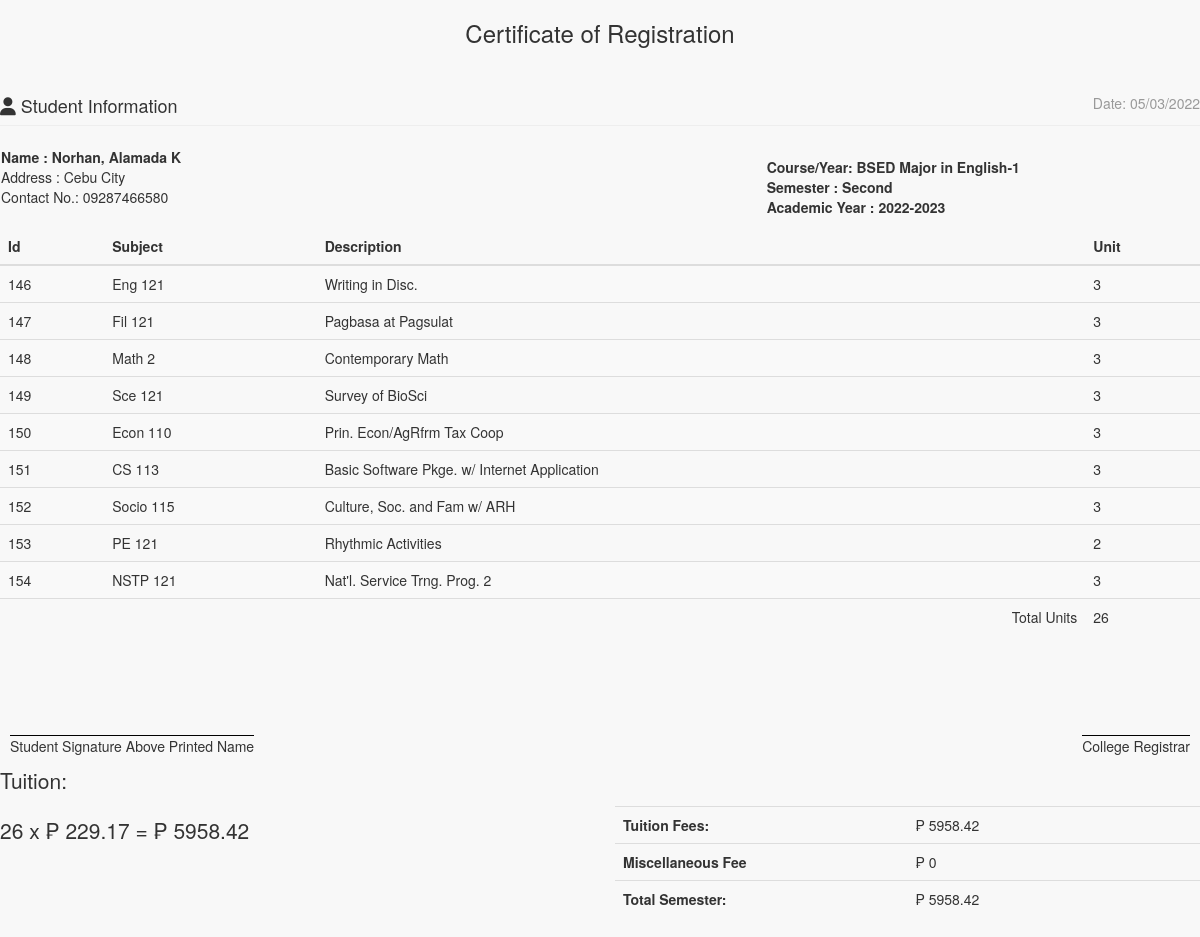
The app's page /admin/enrollees/statementaccnt.php?IDNO=100000077 with its own data.
### tables this page shows
CREATE TABLE `tblstudent` (
  `S_ID` int(11) NOT NULL,
  `IDNO` int(20) NOT NULL,
  `FNAME` varchar(40) NOT NULL,
  `LNAME` varchar(40) NOT NULL,
  `MNAME` varchar(40) NOT NULL,
  `SEX` varchar(10) NOT NULL DEFAULT 'Male',
  `BDAY` date NOT NULL,
  `BPLACE` text NOT NULL,
  `STATUS` varchar(30) NOT NULL,
  `AGE` int(30) NOT NULL,
  `NATIONALITY` varchar(40) NOT NULL,
  `RELIGION` varchar(255) NOT NULL,
  `CONTACT_NO` varchar(40) NOT NULL,
  `HOME_ADD` text NOT NULL,
  `ACC_USERNAME` varchar(255) NOT NULL,
  `ACC_PASSWORD` text NOT NULL,
  `student_status` text NOT NULL,
  `YEARLEVEL` int(11) NOT NULL,
  `STUDSECTION` int(11) NOT NULL,
  `COURSE_ID` int(11) NOT NULL,
  `STUDPHOTO` varchar(255) NOT NULL,
  `SEMESTER` varchar(30) NOT NULL,
  `SYEAR` varchar(30) NOT NULL,
  `NewEnrollees` tinyint(1) NOT NULL
);

CREATE TABLE `course` (
  `COURSE_ID` int(11) NOT NULL,
  `COURSE_NAME` varchar(30) NOT NULL,
  `COURSE_LEVEL` varchar(50) NOT NULL DEFAULT '1',
  `COURSE_MAJOR` varchar(30) NOT NULL DEFAULT 'None',
  `COURSE_DESC` varchar(255) NOT NULL,
  `DEPT_ID` int(11) NOT NULL,
  `SETSEMESTER` varchar(90) NOT NULL
);

CREATE TABLE `subject` (
  `SUBJ_ID` int(11) NOT NULL,
  `SUBJ_CODE` varchar(30) NOT NULL,
  `SUBJ_DESCRIPTION` varchar(255) NOT NULL,
  `UNIT` int(2) NOT NULL,
  `COURSE_ID` int(11) NOT NULL,
  `SEMESTER` varchar(20) NOT NULL
);

### include/database.php (called while the page is built, shortened)
<?php
class Database {
	var $sql_string = '';
	public $conn;
	public function open_connection() {
		$this->conn = mysqli_connect(server,user,pass);
		if(!$this->conn){
			echo "Problem in database connection! Contact administrator!";
			exit();
		}else{
			$db_select = mysqli_select_db($this->conn,database_name);
		}
	}
	function setQuery($sql='') {
		$this->sql_string=$sql;
	}
	function executeQuery() {
		$result = mysqli_query($this->conn,$this->sql_string);
		return $result;
	}
	private function confirm_query($result) {
		return $result;
	}
	function loadResultList( $key='' ) {
		$cur = $this->executeQuery();
		$array = array();
		while ($row = mysqli_fetch_object($cur)) {
			if ($key) {
				$array[$row->$key] = $row;
			} else {
				$array[] = $row;
			}
		}
		return $array;
	}
	function loadSingleResult() {
		$cur = $this->executeQuery();
		while ($row = mysqli_fetch_object($cur)) {
		return $data = $row;
		}
	}
}
$mydb = new Database();
?>

### include/students.php (called while the page is built, shortened)
<?php
require_once(LIB_PATH.DS.'database.php');
class Student {
	protected static  $tblname = "tblstudent";
	function single_student($id=""){
			global $mydb;
			$mydb->setQuery("SELECT * FROM ".self::$tblname."
				Where IDNO= '{$id}' LIMIT 1");
			$cur = $mydb->loadSingleResult();
			return $cur;
	}
}
?>

### include/courses.php (called while the page is built, shortened)
<?php
require_once(LIB_PATH.DS.'database.php');
class Course {
	protected static  $tblname = "course";
	function single_course($id=""){
			global $mydb;
			$mydb->setQuery("SELECT * FROM ".self::$tblname."
				Where COURSE_ID= '{$id}' LIMIT 1");
			$cur = $mydb->loadSingleResult();
			return $cur;
	}
}
?>

### admin/enrollees/statementaccnt.php (the view, shortened to what this page needs)
<?php
require_once("../../include/initialize.php");
?>
<!DOCTYPE html>
<html>
<head>
  <link href="<?php echo web_root; ?>admin/css/bootstrap.min.css" rel="stylesheet">
    <link href="<?php echo web_root; ?>admin/css/metisMenu.min.css" rel="stylesheet">
    <link href="<?php echo web_root; ?>admin/css/timeline.css" rel="stylesheet">
    <link href="<?php echo web_root; ?>admin/css/sb-admin-2.css" rel="stylesheet">
   <link href="<?php echo web_root; ?>admin/css/morris.css" rel="stylesheet">
    <link href="<?php echo web_root; ?>admin/font/css/font-awesome.min.css" rel="stylesheet" type="text/css">
  <link href="<?php echo web_root; ?>admin/font/font-awesome.min.css" rel="stylesheet" type="text/css">
    <link href="<?php echo web_root; ?>admin/css/dataTables.bootstrap.css" rel="stylesheet">
<link href="<?php echo web_root; ?>css/bootstrap-datetimepicker.min.css" rel="stylesheet" media="screen">
 <link href="<?php echo web_root; ?>css/datepicker.css" rel="stylesheet" media="screen">
 <link href="<?php echo web_root; ?>admin/css/costum.css" rel="stylesheet">
</head>
<body onload="window.print();">
<div class="wrapper">
    <section class="invoice">
      <div class="row">
        <h3 align="center">Certificate of Registration</h3>
      </div>
      <div class="row">
        <div class="col-xs-12">
          <h4 class="page-header">
            <i class="fa fa-user"></i> Student Information
            <small class="pull-right">Date: <?php echo date('m/d/Y'); ?></small>
          </h4>
        </div>
      </div>
      <?php
      $student = New Student();
      $stud = $student->single_student($_GET['IDNO']);
      ?>
      <table>
        <tr>
          <td width="75%" colspan="2" >
            <address>
            <b>Name : <?php echo $stud->LNAME. ', ' .$stud->FNAME .' ' .$stud->MNAME;?></b><br>
            Address : <?php echo $stud->HOME_ADD;?><br>
            Contact No.: <?php echo $stud->CONTACT_NO;?><br>
          </address>
          </td>
          <td >
             <b>Course/Year:  <?php
            $course = New Course();
            $singlecourse = $course->single_course($stud->COURSE_ID);
            echo $_SESSION['COURSE_YEAR'] = $singlecourse->COURSE_NAME.'-'.$singlecourse->COURSE_LEVEL;
            ?></b><br>
          <b>Semester : <?php echo $_SESSION['SEMESTER']; ?></b> <br/>
          <b>Academic Year : <?php echo $_SESSION['SY']; ?></b>
          </td>
        </tr>
      </table>
<?php
  if (isset($_SESSION['admingvCart'])){
?>
<div class="row">
  <div class="col-xs-12 table-responsive">
    <table class="table table-striped">
      <thead>
      <tr>
        <th>Id</th>
        <th>Subject</th>
        <th>Description</th>
        <th>Unit</th>
      </tr>
      </thead>
      <tbody>
      <?php
        $totunit = 0;
             $count_cart = count($_SESSION['admingvCart']);
                for ($i=0; $i < $count_cart  ; $i++) {
                    $query = "SELECT * FROM `subject` s, `course` c WHERE s.COURSE_ID=c.COURSE_ID AND SUBJ_ID=" . $_SESSION['admingvCart'][$i]['subjectid'];
                     $mydb->setQuery($query);
                     $cur = $mydb->loadResultList();
                      foreach ($cur as $result) {
                         echo '<tr>';
                          echo '<td>' . $result->SUBJ_ID.'</a></td>';
                          echo '<td>'. $result->SUBJ_CODE.'</td>';
                          echo '<td>'. $result->SUBJ_DESCRIPTION.'</td>';
                          echo '<td>' . $result->UNIT.'</a></td>';
                          echo '</tr>';
                          $totunit +=  $result->UNIT;
                      }
                }
          ?>
      </tbody>
     </table>
<?php
}else{
?>
    <table class="table table-striped">
      <thead>
      <tr>
        <th>Id</th>
        <th>Subject</th>
        <th>Description</th>
        <th>Unit</th>
      </tr>
      </thead>
      <tbody>
      <?php
       $totunit = 0;
      $mydb->setQuery("SELECT * FROM `subject` s, `course` c
        WHERE s.COURSE_ID=c.COURSE_ID AND s.COURSE_ID=".$_SESSION['COURSEID']." AND SEMESTER='".$_SESSION['SEMESTER']."'");
      $cur = $mydb->loadResultList();
      foreach ($cur as $result) {
        echo '<tr>';
        echo '<td>'.$result->SUBJ_ID.'</td>';
        echo '<td>'.$result->SUBJ_CODE.'</td>';
        echo '<td>'.$result->SUBJ_DESCRIPTION.'</td>';
        echo '<td>'.$result->UNIT.'</td>';
        echo '</tr>';
        $totunit +=  $result->UNIT;
      }
      ?>
      <tr>
      <td colspan="3" align="right" >Total Units</td>
      <td><?php echo $totunit;?></td>
      </tr>
      </tbody>
    </table>
     <div
                        style='display: flex; align-items: center; justify-content: space-between; padding: 0 1rem; margin-top: 100px'>
                        <p style='border-top: 1px solid black'>Student Signature Above Printed Name</p>
                        <p style='border-top: 1px solid black; text-align: center'>College Registrar</p>
                    </div>
<?php
}
?>
   <div class="row">
        <div class="col-xs-6">
          <p class="lead">Tuition:</p>
        <p class="lead">
          <?php
           $perunit = 229.17;
           $entrancefee = 0;
           $subtot = $totunit * $perunit;
           $totsem = $entrancefee + $subtot;
           echo $totunit .' x  &#8369 ' . $perunit . ' =  &#8369 ' . $subtot ;
           ?>
          </p>
        </div>
        <div class="col-xs-6">
         <br/>
         <br/>
            <table class="table">
              <tr>
                <th style="width:50%">Tuition Fees:</th>
                <td>  &#8369 <?php echo  $subtot; ?></td>
              </tr>
              <tr>
                <th>Miscellaneous Fee</th>
                <td>  &#8369 <?php echo  $entrancefee  ; ?></td>
              </tr>
              <tr>
                <th>Total Semester:</th>
                <td>  &#8369 <?php echo  $totsem; ?>
                </td>
              </tr>
            </table>
          </div>
      </div>
    </section>
    </div>
 </body>
 </html>

### admin/css/sb-admin-2.css (style rules this page uses)
body { background-color: #f8f8f8; }

### records on screen
tblstudent: LNAME "Norhan", FNAME "Alamada", MNAME "K", HOME_ADD "Cebu City", CONTACT_NO "09287466580"
course: COURSE_NAME+COURSE_LEVEL "BSED Major in English-1"
subject: SUBJ_ID "146", SUBJ_CODE "Eng 121", SUBJ_DESCRIPTION "Writing in Disc.", UNIT "3"
subject: SUBJ_ID "147", SUBJ_CODE "Fil 121", SUBJ_DESCRIPTION "Pagbasa at Pagsulat", UNIT "3"
subject: SUBJ_ID "148", SUBJ_CODE "Math 2", SUBJ_DESCRIPTION "Contemporary Math", UNIT "3"
subject: SUBJ_ID "149", SUBJ_CODE "Sce 121", SUBJ_DESCRIPTION "Survey of BioSci", UNIT "3"
subject: SUBJ_ID "150", SUBJ_CODE "Econ 110", SUBJ_DESCRIPTION "Prin. Econ/AgRfrm Tax Coop", UNIT "3"
subject: SUBJ_ID "151", SUBJ_CODE "CS 113", SUBJ_DESCRIPTION "Basic Software Pkge. w/ Internet Application", UNIT "3"
subject: SUBJ_ID "152", SUBJ_CODE "Socio 115", SUBJ_DESCRIPTION "Culture, Soc. and Fam w/ ARH", UNIT "3"
subject: SUBJ_ID "153", SUBJ_CODE "PE 121", SUBJ_DESCRIPTION "Rhythmic Activities", UNIT "2"
subject: SUBJ_ID "154", SUBJ_CODE "NSTP 121", SUBJ_DESCRIPTION "Nat'l. Service Trng. Prog. 2", UNIT "3"

### other values on screen
$_SESSION['SEMESTER'] "Second"
$_SESSION['SY'] "2022-2023"
$totunit "26"
$perunit "229.17"
$subtot "5958.42"
$entrancefee "0"
$totsem "5958.42"
